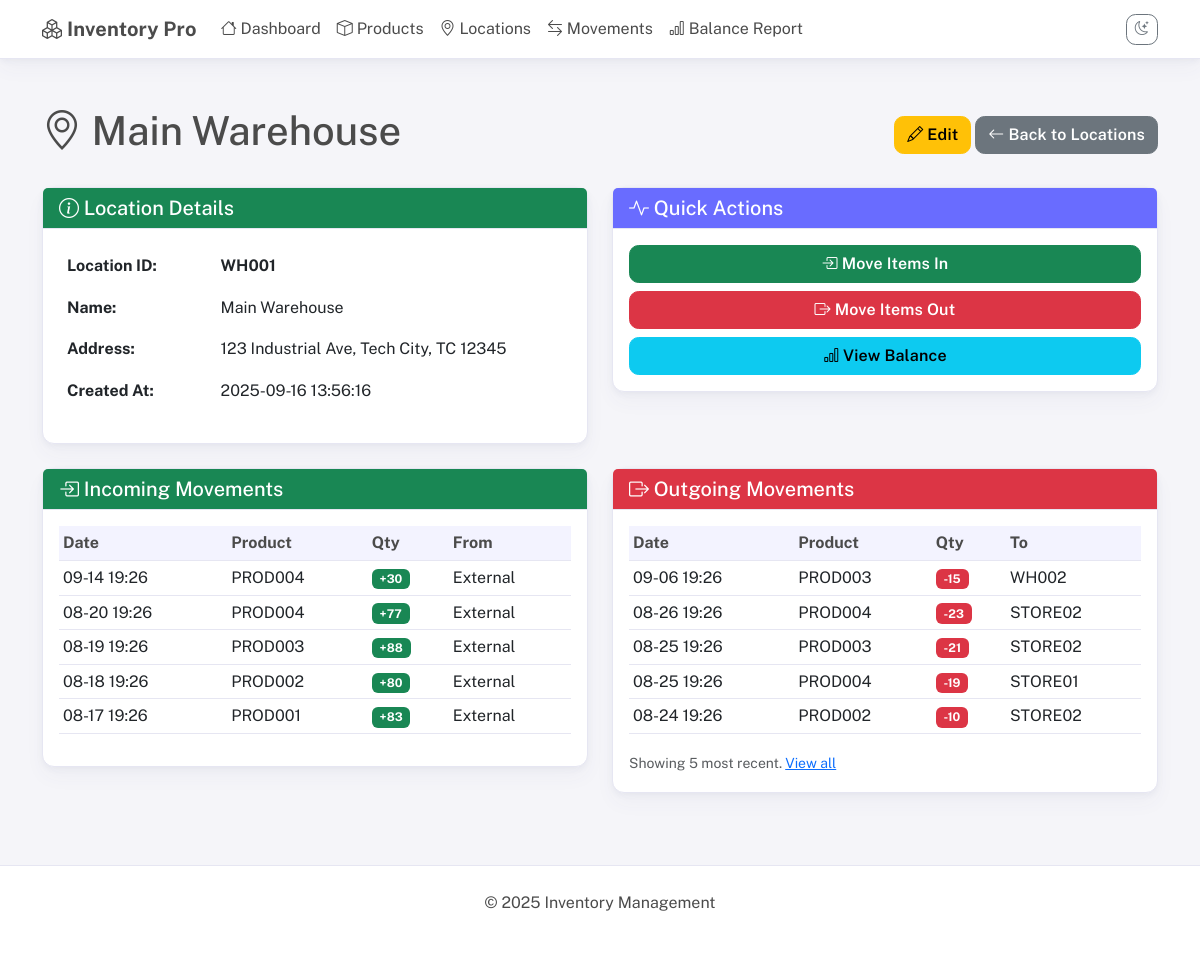
Screenshot of /locations/view/WH001 with the database file from the repository.
### app.py (models this page shows, shortened)
class Location(db.Model):
    location_id = db.Column(db.String(50), primary_key=True)
    name = db.Column(db.String(100), nullable=False)
    address = db.Column(db.Text)
    created_at = db.Column(db.DateTime, default=datetime.utcnow)

class ProductMovement(db.Model):
    movement_id = db.Column(db.String(50), primary_key=True)
    timestamp = db.Column(db.DateTime, default=datetime.utcnow, nullable=False)
    from_location = db.Column(db.String(50), db.ForeignKey('location.location_id'), nullable=True)
    to_location = db.Column(db.String(50), db.ForeignKey('location.location_id'), nullable=True)
    product_id = db.Column(db.String(50), db.ForeignKey('product.product_id'), nullable=False)
    qty = db.Column(db.Integer, nullable=False)
    notes = db.Column(db.Text)
    product = db.relationship('Product', backref='movements')
    from_loc = db.relationship('Location', foreign_keys=[from_location], backref='outgoing_movements')
    to_loc = db.relationship('Location', foreign_keys=[to_location], backref='incoming_movements')

### app.py (the view)
@app.route('/locations/view/<location_id>')
def view_location(location_id):
    location = Location.query.get_or_404(location_id)
    incoming = ProductMovement.query.filter_by(to_location=location_id).order_by(ProductMovement.timestamp.desc()).all()
    outgoing = ProductMovement.query.filter_by(from_location=location_id).order_by(ProductMovement.timestamp.desc()).all()
    return render_template('view_location.html', location=location, incoming=incoming, outgoing=outgoing)

### templates/view_location.html (shortened to what this page needs)
{% extends "base.html" %}
{% block content %}
<div class="container mt-4">
    <div class="d-flex justify-content-between align-items-center mb-4">
        <h1><i class="bi bi-geo-alt"></i> {{ location.name }}</h1>
        <div>
            <a href="{{ url_for('edit_location', location_id=location.location_id) }}" class="btn btn-warning">
                <i class="bi bi-pencil"></i> Edit
            </a>
            <a href="{{ url_for('locations') }}" class="btn btn-secondary">
                <i class="bi bi-arrow-left"></i> Back to Locations
            </a>
        </div>
    </div>
    <div class="row">
        <div class="col-md-6">
            <div class="card">
                <div class="card-header bg-success text-white">
                    <h5 class="mb-0"><i class="bi bi-info-circle"></i> Location Details</h5>
                </div>
                <div class="card-body">
                    <table class="table table-borderless">
                        <tr>
                            <th width="30%">Location ID:</th>
                            <td><strong>{{ location.location_id }}</strong></td>
                        </tr>
                        <tr>
                            <th>Name:</th>
                            <td>{{ location.name }}</td>
                        </tr>
                        <tr>
                            <th>Address:</th>
                            <td>{{ location.address or 'No address provided' }}</td>
                        </tr>
                        <tr>
                            <th>Created At:</th>
                            <td>{{ location.created_at.strftime('%Y-%m-%d %H:%M:%S') }}</td>
                        </tr>
                    </table>
                </div>
            </div>
        </div>
        <div class="col-md-6">
            <div class="card">
                <div class="card-header bg-primary text-white">
                    <h5 class="mb-0"><i class="bi bi-activity"></i> Quick Actions</h5>
                </div>
                <div class="card-body">
                    <div class="d-grid gap-2">
                        <a href="{{ url_for('add_movement') }}?to_location={{ location.location_id }}" class="btn btn-success">
                            <i class="bi bi-box-arrow-in-right"></i> Move Items In
                        </a>
                        <a href="{{ url_for('add_movement') }}?from_location={{ location.location_id }}" class="btn btn-danger">
                            <i class="bi bi-box-arrow-right"></i> Move Items Out
                        </a>
                        <a href="{{ url_for('balance_report') }}#{{ location.location_id }}" class="btn btn-info">
                            <i class="bi bi-bar-chart"></i> View Balance
                        </a>
                    </div>
                </div>
            </div>
        </div>
    </div>
    <div class="row mt-4">
        <div class="col-md-6">
            <div class="card">
                <div class="card-header bg-success text-white">
                    <h5 class="mb-0"><i class="bi bi-box-arrow-in-right"></i> Incoming Movements</h5>
                </div>
                <div class="card-body">
                    {% if incoming %}
                    <div class="table-responsive">
                        <table class="table table-sm">
                            <thead>
                                <tr>
                                    <th>Date</th>
                                    <th>Product</th>
                                    <th>Qty</th>
                                    <th>From</th>
                                </tr>
                            </thead>
                            <tbody>
                                {% for movement in incoming[:5] %}
                                <tr>
                                    <td>{{ movement.timestamp.strftime('%m-%d %H:%M') }}</td>
                                    <td>{{ movement.product_id }}</td>
                                    <td><span class="badge bg-success">+{{ movement.qty }}</span></td>
                                    <td>{{ movement.from_location or 'External' }}</td>
                                </tr>
                                {% endfor %}
                            </tbody>
                        </table>
                    </div>
                    {% else %}
                    <p class="text-muted text-center">No incoming movements</p>
                    {% endif %}
                </div>
            </div>
        </div>
        <div class="col-md-6">
            <div class="card">
                <div class="card-header bg-danger text-white">
                    <h5 class="mb-0"><i class="bi bi-box-arrow-right"></i> Outgoing Movements</h5>
                </div>
                <div class="card-body">
                    {% if outgoing %}
                    <div class="table-responsive">
                        <table class="table table-sm">
                            <thead>
                                <tr>
                                    <th>Date</th>
                                    <th>Product</th>
                                    <th>Qty</th>
                                    <th>To</th>
                                </tr>
                            </thead>
                            <tbody>
                                {% for movement in outgoing[:5] %}
                                <tr>
                                    <td>{{ movement.timestamp.strftime('%m-%d %H:%M') }}</td>
                                    <td>{{ movement.product_id }}</td>
                                    <td><span class="badge bg-danger">-{{ movement.qty }}</span></td>
                                    <td>{{ movement.to_location or 'External' }}</td>
                                </tr>
                                {% endfor %}
                            </tbody>
                        </table>
                    </div>
                    {% if outgoing|length > 5 %}
                    <small class="text-muted">Showing 5 most recent. <a href="{{ url_for('movements') }}">View all</a></small>
                    {% endif %}
                    {% else %}
                    <p class="text-muted text-center">No outgoing movements</p>
                    {% endif %}
                </div>
            </div>
        </div>
    </div>
</div>
{% endblock %}

### templates/base.html (style rules this page uses)
:root, :root[data-theme="light"], [data-theme="light"] { --bs-primary: #696cff; --bs-primary-rgb: 105,108,255; --bs-secondary: #8592a3; --bs-success: #71dd37; --bs-info: #03c3ec; --bs-warning: #ffab00; --bs-danger: #ff3e1d; --bs-light: #f5f5f9; --bs-dark: #233446; --ui-body-bg: #f5f5f9; --ui-content-bg: #ffffff; --ui-text: #4b4b4b; --ui-muted: #667085; --ui-border: #e6e6f2; --ui-card-shadow: 0 2px 6px rgba(76, 87, 125, 0.06), 0 10px 20px rgba(76, 87, 125, 0.04); }
body { background-color: var(--ui-body-bg); color: var(--ui-text); font-family: 'Public Sans', system-ui, -apple-system, Segoe UI, Roboto, Ubuntu, Cantarell, Noto Sans, "Helvetica Neue", Arial, "Apple Color Emoji", "Segoe UI Emoji", "Segoe UI Symbol", sans-serif; line-height: 1.6; }
.card { background: var(--ui-content-bg); color: var(--ui-text); border: 1px solid var(--ui-border); border-radius: 0.75rem; box-shadow: var(--ui-card-shadow); transition: transform .2s ease, box-shadow .2s ease; }
.card-header { border-bottom: 1px solid var(--ui-border); background: transparent; }
.btn { border-radius: 0.6rem; font-weight: 600; letter-spacing: .2px; }
.table { color: inherit; }
.table thead th { background: rgba(var(--bs-primary-rgb), .08); color: var(--ui-text); border-bottom-color: var(--ui-border); font-weight: 700; }
.table tbody tr { border-color: var(--ui-border); }

### rows the page displays
Location: name "Main Warehouse", location_id "WH001", address "123 Industrial Ave, Tech City, TC 12345", created_at "2025-09-16 13:56:16"
ProductMovement: timestamp "09-14 19:26", product_id "PROD004", qty "30", from_location "External"
ProductMovement: timestamp "08-20 19:26", product_id "PROD004", qty "77", from_location "External"
ProductMovement: timestamp "08-19 19:26", product_id "PROD003", qty "88", from_location "External"
ProductMovement: timestamp "08-18 19:26", product_id "PROD002", qty "80", from_location "External"
ProductMovement: timestamp "08-17 19:26", product_id "PROD001", qty "83", from_location "External"
ProductMovement: timestamp "09-06 19:26", product_id "PROD003", qty "15", to_location "WH002"
ProductMovement: timestamp "08-26 19:26", product_id "PROD004", qty "23", to_location "STORE02"
ProductMovement: timestamp "08-25 19:26", product_id "PROD003", qty "21", to_location "STORE02"
ProductMovement: timestamp "08-25 19:26", product_id "PROD004", qty "19", to_location "STORE01"
ProductMovement: timestamp "08-24 19:26", product_id "PROD002", qty "10", to_location "STORE02"
